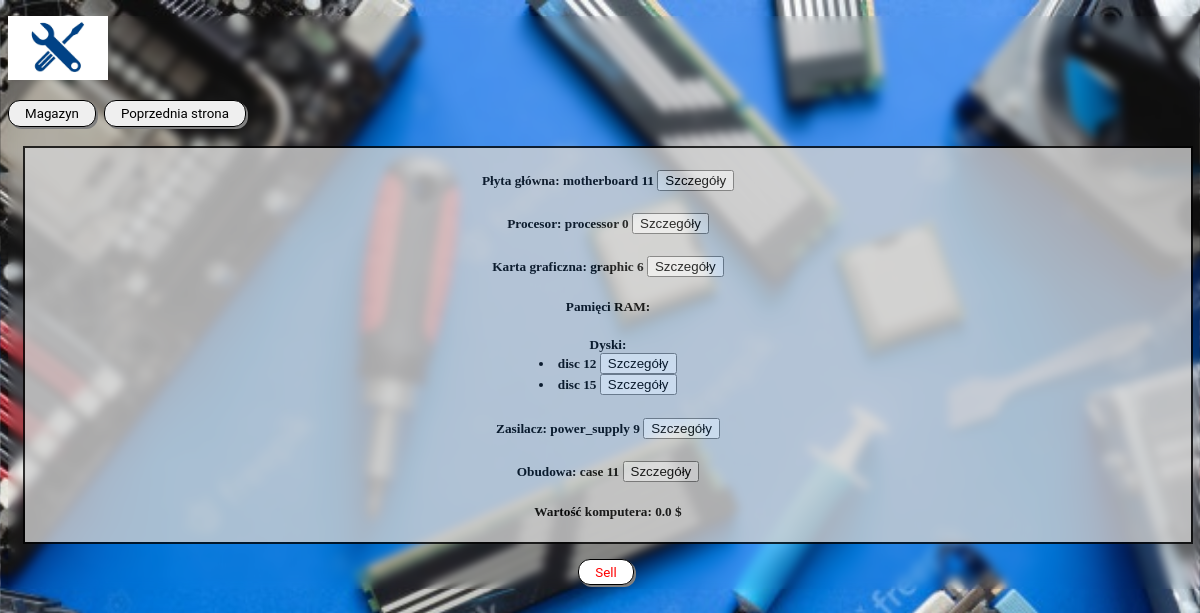
/game/pc_details/45 (signed in), run on the app's committed database.
### service_app/models.py (models this page shows, shortened)
class PC(models.Model):
    motherboard = models.ForeignKey(MotherBoard, on_delete=models.CASCADE)
    processor = models.ForeignKey(Processor, on_delete=models.CASCADE)
    graphic_card = models.ForeignKey(GraphicCard, on_delete=models.CASCADE)
    power_supply = models.ForeignKey(PowerSupply, on_delete=models.CASCADE)
    memory = models.ManyToManyField(Memory)
    disc = models.ManyToManyField(Disc)
    case = models.ForeignKey(Case, on_delete=models.CASCADE)
    user = models.ForeignKey(User_auth, on_delete=models.CASCADE, null=True)
    price = models.FloatField(default=0)

class MotherBoard(models.Model):
    name = models.CharField(max_length=64)
    size = models.CharField(max_length=15, choices=MOTHERBOARD_SIZES)
    socket = models.CharField(max_length=15, choices=SOCKET_CHOICES)
    ram_slots = models.PositiveSmallIntegerField(default=2)
    memory_type = models.CharField(max_length=5, choices=MEMORY_TYPES)
    memory_frequency_lowest = models.PositiveSmallIntegerField()
    memory_frequency_highest = models.PositiveSmallIntegerField()
    m2_disc_slots = models.PositiveSmallIntegerField(default=1)
    sata_disc_slots = models.PositiveSmallIntegerField(default=1)
    usb_amount = models.PositiveSmallIntegerField(default=4)
    PCI_slots = models.PositiveSmallIntegerField(default=1)
    PCI_express_slots = models.PositiveSmallIntegerField(default=1)
    has_RGB = models.BooleanField(default=False)
    user = models.ForeignKey(User_auth, on_delete=models.CASCADE, null=True)
    price = models.FloatField(default=0)

class Processor(models.Model):
    name = models.CharField(max_length=64)
    socket = models.CharField(max_length=10, choices=SOCKET_CHOICES)
    cores = models.PositiveSmallIntegerField()
    threads = models.PositiveSmallIntegerField()
    watts = models.PositiveSmallIntegerField()
    ghz = models.FloatField(default=1.0)
    user = models.ForeignKey(User_auth, on_delete=models.CASCADE, null=True)
    price = models.FloatField(default=0)

class GraphicCard(models.Model):
    name = models.CharField(max_length=64)
    slot_type = models.CharField(max_length=20, choices=GRAPHIC_CARD_SLOT_TYPE)
    memory = models.IntegerField()
    mhz = models.IntegerField()
    fans_number = models.PositiveSmallIntegerField(default=1)
    ram_memory_type = models.CharField(max_length=10, choices=GRAPHIC_CARD_MEMORY_TYPE)
    user = models.ForeignKey(User_auth, on_delete=models.CASCADE, null=True)
    price = models.FloatField(default=0)

class Disc(models.Model):
    name = models.CharField(max_length=30)
    type = models.CharField(max_length=5, choices=DISC_TYPES)
    memory_in_gb = models.PositiveIntegerField()
    disc_format = models.CharField(max_length=5, choices=DISC_FORMAT_TYPES)
    user = models.ForeignKey(User_auth, on_delete=models.CASCADE, null=True)
    price = models.FloatField(default=0)

class PowerSupply(models.Model):
    name = models.CharField(max_length=64)
    power = models.PositiveSmallIntegerField()
    format_type = models.CharField(max_length=10, choices=MOTHERBOARD_SIZES)
    user = models.ForeignKey(User_auth, on_delete=models.CASCADE, null=True)
    price = models.FloatField(default=0)

class Case(models.Model):
    name = models.CharField(max_length=64)
    case_type = models.CharField(max_length=20, choices=CASE_FORMAT_TYPES)
    motherboard_standard = models.CharField(max_length=10, choices=MOTHERBOARD_SIZES)
    has_RGB = models.BooleanField()
    user = models.ForeignKey(User_auth, on_delete=models.CASCADE, null=True)
    price = models.FloatField(default=0)

### game/views.py (the view)
# urls.py: path('pc_details/<int:pk>', PCDetailView.as_view()),
class PCDetailView(LoginRequiredMixin, DetailView):
    login_url = '/accounts/login'
    model = PC
    template_name = 'parts_details_storage/PC_details.html'

### templates/parts_details_storage/PC_details.html (shortened to what this page needs)
<!DOCTYPE html>
<html lang="en">
<head>
    {% include 'navbar_detail.html' %}
</head>
<body>
<input type="button" value="Magazyn" name="back" onclick="location.href='/game/storage/'">
<input type="button" value="Poprzednia strona" name="back" onclick="history.back()">
<article>
    <h5>Płyta główna: {{ object.motherboard.name }} <input type="button" value="Szczegóły" onclick="location.href='/game/motherboard_details/{{ object.motherboard.id }}'"></h5>
    <h5>Procesor: {{ object.processor.name }} <input type="button" value="Szczegóły" onclick="location.href='/game/processor_details/{{ object.processor.id }}'"></h5>
    <h5>Karta graficzna: {{ object.graphic_card.name }} <input type="button" value="Szczegóły" onclick="location.href='/game/graphic_card_details/{{ object.graphic_card.id }}'"></h5>
    <h5>Pamięci RAM:
        </h5>
    <h5>Dyski:
        {% for disc in pc.disc.all %}
            <li>{{ disc.name }} <input type="button" value="Szczegóły" onclick="location.href='/game/disc_details/{{ disc.id }}'"></li>
        {% endfor %}</h5>
    <h5>Zasilacz: {{ object.power_supply.name }} <input type="button" value="Szczegóły" onclick="location.href='/game/power_supply_details/{{ object.power_supply.id }}'"></h5>
    <h5>Obudowa: {{ object.case.name }} <input type="button" value="Szczegóły" onclick="location.href='/game/case_details/{{ object.case.id }}'"></h5>
    <h5>Wartość komputera: {{ object.price }} $</h5>
</article>
<section>
<input type="button" name="sell" value="Sell" onclick="location.href='/game/delete_pc/{{ object.pk }}';">
</section>
</body>
</html>

### game/static/game/detail.css (style rules this page uses)
h5 { text-align: center; }
article { border: 2px solid black; margin: 15px; background-color: #d1d1d1; opacity: 80%; }
section { display: flex; justify-content: center; }
body { height: 100%; width: 100%; background-image: url("wallpapers/detail.jpg"); background-size: cover; backdrop-filter: blur(5px); }
[name='back'] { display: inline-block; padding: 0.35em 1.2em; border: 1px solid black; margin: 0 0.3em 0.3em 0; border-radius: 12px; box-sizing: border-box; text-decoration: none; font-family: 'Roboto', sans-serif; color: black; text-align: left; box-shadow: 2px 2px gray; transition-duration: 0.4s; }
[name='sell'] { display: inline-block; padding: 0.35em 1.2em; border: 1px solid black; margin: 0 0.3em 0.3em 0; border-radius: 12px; box-sizing: border-box; text-decoration: none; font-family: 'Roboto', sans-serif; color: red; text-align: left; box-shadow: 2px 2px gray; background-color: white; transition-duration: 0.4s; }

### data on the page
PC: motherboard.name "motherboard 11", processor.name "processor 0", graphic_card.name "graphic 6", power_supply.name "power_supply 9", case.name "case 11", price "0.0"
Disc: name "disc 12"
Disc: name "disc 15"
